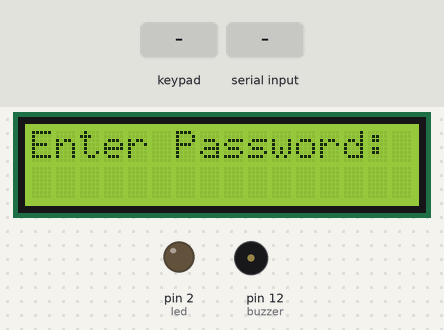
A sketch run on a simulated Arduino Uno, built with avr-gcc and run on an emulated ATmega328P. On the bench: 16×2 character LCD, output pins drawn as LEDs (lit = HIGH), buzzer (waves = sounding, pin HIGH). Inputs (shaded band) come from the test bench. What the sketch prints to the serial monitor is not drawn.

Above: at 1.2 s.
1.3 s: keypad keys 1 2 3 4 # pressed 0.4 s apart
At 3.3 s:
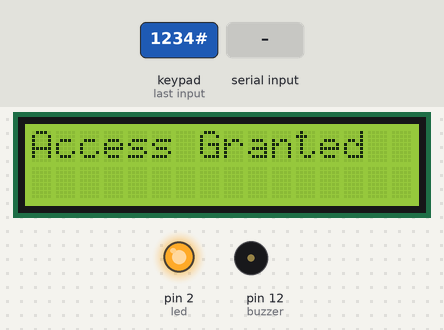
4.8 s: "Enter" received over Serial
7.8 s: "*" received over Serial
At 9.8 s:
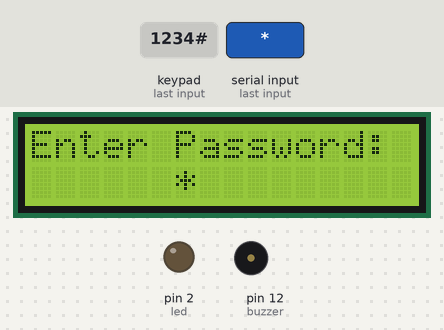
10.4 s: key '#' pressed
At 11.5 s:
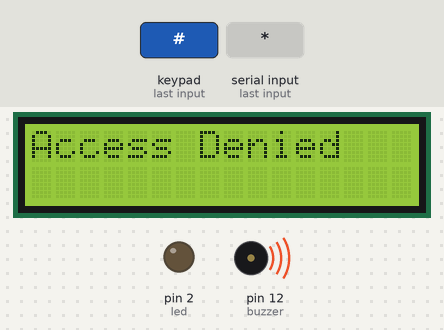
11.9 s: key '1' pressed
14.9 s: key '2' pressed
At 17.1 s:
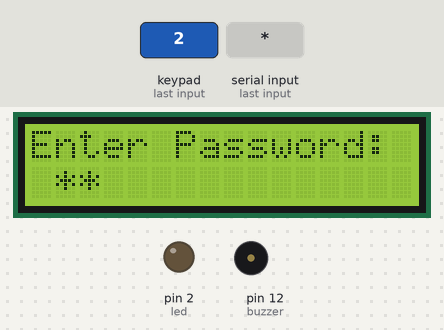
Timing chart, 0 to 18.1 s (numbered marks = the images above; inputs shaded):
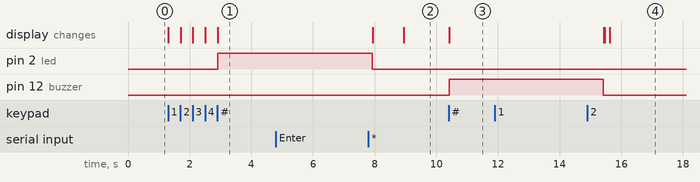

The sketch:

DoorLockingSystem_ArduinoR3.ino
```cpp
#include<Keypad.h>
#include<LiquidCrystal_I2C.h>
#include<Wire.h>

const int buzzer=12;
const int led=2;
LiquidCrystal_I2C lcd(0x27,16,2);

const char no_of_rows=4;
const char no_of_cols=3;

char row_pins[no_of_rows]={9,7,8,6};
char col_pins[no_of_cols]={5,4,3};

char key_arr[4][3]={
  {'1','2','3'},
  {'7','8','9'},
  {'4','5','6'},
  {'*','0','#'}
};

Keypad k=Keypad(makeKeymap(key_arr),row_pins,col_pins,no_of_rows,no_of_cols);

const String correct_password = "1234";
String entered_password = "";
const int password_length = 4;

void setup() {
  Serial.begin(9600);

  pinMode(buzzer,OUTPUT);
  pinMode(led,OUTPUT);
  lcd.begin();
  lcd.backlight();

  lcd.setCursor(0, 0);
  lcd.print("Enter Password:");

}

void loop() {
  char key_pressed=k.getKey();
  if (Serial.available() > 0) {
    String dataFromEsp32 = Serial.readString();
    Serial.print("Received from Esp32: ");
    Serial.println(dataFromEsp32);
    if (dataFromEsp32) {
      // Handle special keys
      if (dataFromEsp32 == "*") {  // Reset password input
        entered_password = "";
        lcd.clear();
        lcd.setCursor(0, 0);
        lcd.print("Enter Password:");
      }
      else if (dataFromEsp32 == "Enter") {  // Check password
        lcd.clear();
        lcd.setCursor(0, 0);
        if (entered_password == correct_password) {
          lcd.print("Access Granted");
          digitalWrite(led,HIGH);
          delay(5000);
          digitalWrite(led,LOW);
        } else {
          lcd.print("Access Denied");
          digitalWrite(buzzer,HIGH);
          delay(5000);
          digitalWrite(buzzer,LOW);
        }
        entered_password = "";  // Reset input after checking
        lcd.clear();
        lcd.setCursor(0, 0);
        lcd.print("Enter Password:");
      }
      else {  // Store digits in entered_password
        if (entered_password.length() < password_length) {
          entered_password += dataFromEsp32;
          lcd.setCursor(entered_password.length(), 1);
          lcd.print('*');  // Show '*' instead of the actual number
          // lcd.setCursor(entered_password.length() - 1, 1);
          // lcd.print(key_pressed);  // Display the actual number
          Serial.println(entered_password);
        }
      }
    }
  }
  // if(key_pressed){
    // Serial.println(key_pressed);
    // lcd.clear();

    // lcd.setCursor(0,0);
    // lcd.print(key_pressed);
  // }
  if (key_pressed) {
    // Handle special keys
    if (key_pressed == '*') {  // Reset password input
      entered_password = "";
      lcd.clear();
      lcd.setCursor(0, 0);
      lcd.print("Enter Password:");
    }
    else if (key_pressed == '#') {  // Check password
      lcd.clear();
      lcd.setCursor(0, 0);
      if (entered_password == correct_password) {
        lcd.print("Access Granted");
        digitalWrite(led,HIGH);
        delay(5000);
        digitalWrite(led,LOW);
      } else {
        lcd.print("Access Denied");
        digitalWrite(buzzer,HIGH);
        delay(5000);
        digitalWrite(buzzer,LOW);
      }
      entered_password = "";  // Reset input after checking
      lcd.clear();
      lcd.setCursor(0, 0);
      lcd.print("Enter Password:");
    }
    else {  // Store digits in entered_password
      if (entered_password.length() < password_length) {
        entered_password += key_pressed;
        lcd.setCursor(entered_password.length(), 1);
        lcd.print('*');  // Show '*' instead of the actual number
        // lcd.setCursor(entered_password.length() - 1, 1);
        // lcd.print(key_pressed);  // Display the actual number
        Serial.println(entered_password);
      }
    }
  }
}
```

Measured:
- after the input at 1.3 s, pin 2 (led): LOW → HIGH after 1.6 s; the display: first changes at once (image 1 shows a later state)
- after the input at 4.8 s, every drawn part: stays the same
- after the input at 7.8 s, pin 12 (buzzer): stays LOW (without the input it goes to HIGH after 1.2 s); the display: first differs from a run without the input after 1.1 s (image 2)
- after the input at 10.4 s, pin 12 (buzzer): LOW → HIGH at once; the display: changes at once (image 3)
- after the input at 11.9 s, every drawn part: stays the same
- after the input at 14.9 s, the display: first differs from a run without the input after 0.73 s (image 4)
